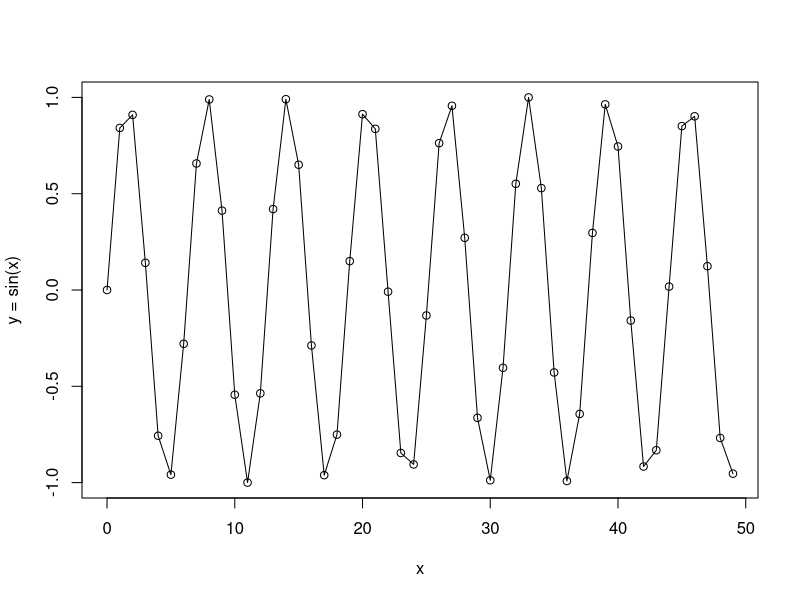

R code for this plot: (Note: a time limit stopped this script after it produced the figure.)
## ---- chunk 1
library(dplyr)
library(tidyverse)
## ---- chunk 2
sine <- as.matrix(sin(0:199))
plot(0:49, sine[1:50],xlab="x",ylab="y = sin(x)")
lines(0:49, sine[1:50])
## ---- chunk 3
X = NULL
Y = NULL

sequence_length = 50
num_records = length(sine) - sequence_length

for (i in 1:(num_records-50)){
  X = rbind(X, sine[i:(i+sequence_length-1)])
  Y = rbind(Y, sine[i+sequence_length])
}

## ---- chunk 4
X_val = NULL
Y_val = NULL

for (i in (num_records-49):(num_records)){
  X_val = rbind(X_val, sine[i:(i+sequence_length-1)])
  Y_val = rbind(Y_val, sine[i+sequence_length])
}

## ---- chunk 5
learning_rate = 0.0001
epochs = 15
hidden_dim = 100
output_dim = 1

bptt_truncate = 5
min_clip_value = -10
max_clip_value = 10
## ---- chunk 6
U <- read.csv("U.csv", header=F)
W <- read.csv("W.csv", header=F)
V <- read.csv("V.csv", header=F)

U <- as.matrix(U)
V <- as.matrix(V)
W <- as.matrix(W)
## ---- chunk 7
sigmoid <- function(x){
  1 / (1 + exp(-x))
}
## ---- chunk 8
for (epoch in 1:epochs){
  loss = 0
  
  for (i in 1:dim(Y)[1]){
    x <- X[i,]
    y <- Y[i]
    prev_s <- rep(0, hidden_dim) # Initializing the previous activation as a vector of 0s.
    for (t in 1:sequence_length){
      new_input <- rep(0, length(x))
      new_input[t] <- x[t]
      mulu <- U %*% new_input
      mulw <- W %*% prev_s
      add <- mulw + mulu
      s = sigmoid(add)
      mulv <- V %*% s
      prev_s <- s
    }
    
    loss_per_record <- ((y - mulv)^2)/2
    loss = loss + loss_per_record
  }
  loss = loss/length(y)
  
  # Then for the validation set, and then printing out the losses.
  
  val_loss = 0
  for (i in 1:dim(Y_val)[1]){
    x <- X_val[i,]
    y <- Y_val[i]
    prev_s <- rep(0, hidden_dim)
    for (t in 1:sequence_length){
      new_input <- rep(0, length(x))
      new_input[t] <- x[t]
      mulu <- U %*% new_input
      mulw <- W %*% prev_s
      add <- mulw + mulu
      s = sigmoid(add)
      mulv <- V %*% s
      prev_s <- s
    }
    
    loss_per_record <- ((y - mulv)^2)/2
    val_loss = val_loss + loss_per_record
  }
  val_loss <- val_loss/length(y)
  print(paste0("Epoch: ", epoch, ", Loss: ", loss, ", Val Loss: ", val_loss))
  
  # Now, we proceed with the forward pass, once for each training observation.
  
  for (i in 1:dim(Y)[1]){
    x <- X[i,]
    y <- Y[i]
    
    layers <- array(rep(NaN, sequence_length * hidden_dim * 2), c(sequence_length, 2, hidden_dim)) # Our layers matrix for the given sequence_length = 50, hidden_dim = 100, is 50 x 2 x 100. Hence, we initialize an array with NaN on those dimensions here.
    prev_s <- rep(0, hidden_dim)
    dU <- 0 * U
    dV <- 0 * V
    dW <- 0 * W
    
    dU_t <- 0 * U
    dV_t <- 0 * V
    dW_t <- 0 * W
    
    dU_i <- 0 * U
    dW_i <- 0 * W
    for (t in 1:sequence_length){
      new_input <- rep(0, length(x))
      new_input[t] <- x[t]
      mulu <- U %*% new_input
      mulw <- W %*% prev_s
      add <- mulw + mulu
      s = sigmoid(add)
      mulv <- V %*% s
      layers[t,1,] <- s
      layers[t,2,] <- prev_s
      prev_s <- s
    }
    # And now, the backpropagation. Note that intermediate loss is used in this case to adjust the weights for V as well. We also see the truncated backpropagation in action here.
    dmulv <- mulv - y
    
    for (t in 1:sequence_length){
      dV_t <- dmulv %*% t(layers[t,1,])
      dsv <- t(V) %*% dmulv
      
      ds = dsv
      dadd = add * (1 - add) * ds
      
      dmulw = dadd * rep(1, length(mulw))
      
      dprev_s = t(W) %*% dmulw
      
      for (i in (t-1):(max(-1, (t-bptt_truncate-1))+1)){
        ds = dsv + dprev_s
        dadd = add * (1 - add) * ds
        
        dmulw = dadd * rep(1, length(mulw))
        dmulu = dadd * rep(1, length(mulu))
        
        dW_i = W %*% layers[t,2,]
        dprev_s = t(W) %*% dmulw
        
        new_input = rep(0, length(x))
        new_input[t] = x[t]
        dU_i = U %*% new_input
        dx = t(U) %*% dmulu
        
        dU_t = apply(dU_t, 2, function(x)x+dU_i) # Adding dU_i (100 x 1) to all columns of dU_t (100 x 50)
        dW_t = apply(dW_t, 2, function(x)x+dW_i)
      }
      
      # Finally, we update the weights after performing necessary gradient clips.
      dU = dU + dU_t
      dW = dW + dW_t
      dV = dV + dV_t
      if (max(dU) > max_clip_value){
        dU[dU > max_clip_value] = max_clip_value
      }
      if (max(dV) > max_clip_value){
        dV[dV > max_clip_value] = max_clip_value
      }
      if (max(dW) > max_clip_value){
        dW[dW > max_clip_value] = max_clip_value
      }
      
      if (min(dU) < min_clip_value){
        dU[dU < min_clip_value] = min_clip_value
      }
      if (min(dV) < min_clip_value){
        dV[dV < min_clip_value] = min_clip_value
      }
      if (min(dW) < min_clip_value){
        dW[dW < min_clip_value] = min_clip_value
      }
    }
    U = U - learning_rate * dU
    V = V - learning_rate * dV
    W = W - learning_rate * dW
}
}

## ---- chunk 9
preds <- NULL
for (i in 1:dim(Y)[1]){
  x <- X[i,]
  y <- Y[i]
  prev_s <- rep(0, hidden_dim)
  for (t in 1:T){
    mulu <- U %*% x
    mulw <- W %*% prev_s
    add <- mulw + mulu
    s <- sigmoid(add)
    mulv <- V %*% s
    prev_s <- s
  preds <- rbind(preds, mulv)
  }
}

actual_df <- data.frame(x = 0:99, y = sine[1:100])
predicted_df <- data.frame(x = 0:99, y = preds)

train_mse <- sum((actual_df[y] - predicted_df[y])^2)/dim(actual_df[y])[1]
train_mse 

ggplot(NULL, aes(x, y)) + 
  geom_line(data = actual_df, color = "green") +
  geom_line(data = predicted_df, color = "red") +
  ggtitle(paste0("Train MSE = ", train_mse))

## ---- chunk 10
val_preds <- NULL
for (i in 1:dim(Y_val)[1]){
  x <- X_val[i,]
  y <- Y_val[i]
  prev_s <- rep(0, hidden_dim)
  for (t in 1:T){
    mulu <- U %*% x
    mulw <- W %*% prev_s
    add <- mulw + mulu
    s <- sigmoid(add)
    mulv <- V %*% s
    prev_s <- s
  val_preds <- rbind(val_preds, mulv)
  }
}

val_actual_df <- data.frame(x = 0:49, y = sine[101:150])
val_predicted_df <- data.frame(x = 0:49, y = val_preds)

val_mse <- sum((val_actual_df[y] - val_predicted_df[y])^2)/dim(val_actual_df[y])[1]
val_mse 

ggplot(NULL, aes(x, y)) + 
  geom_line(data = val_actual_df, color = "green") +
  geom_line(data = val_predicted_df, color = "red") +
  ggtitle(paste0("Validation MSE = ", val_mse))
